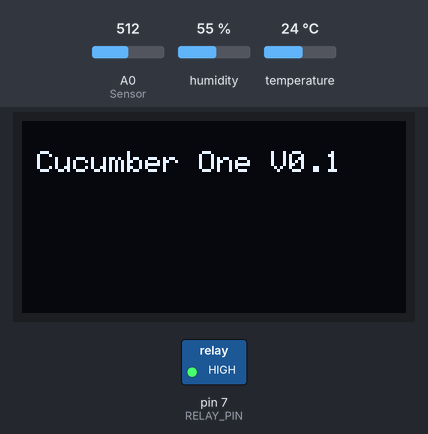
The sketch below on a simulated Arduino Uno, built with avr-gcc and run on an emulated ATmega328P. Shown: 128×64 one-colour display, switched loads named in the sketch (green lamp = pin HIGH). The test bench sets the inputs (shaded band); at power-on: A0 (Sensor) = 512, temperature 24 °C, humidity 55 %. What the sketch prints to the serial monitor is not drawn.

Above: at 2.1 s.
At 4.6 s:
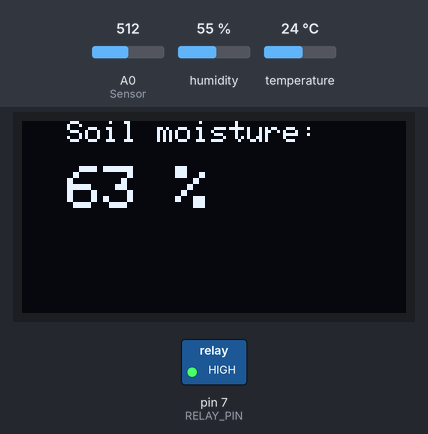
4.7 s: A0 (Sensor) set to 553
12.3 s: A0 (Sensor) set to 580
At 13.8 s:
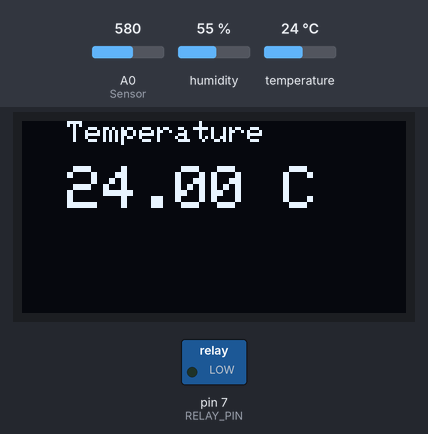
17.5 s: temperature set to 12 °C
At 24.8 s:
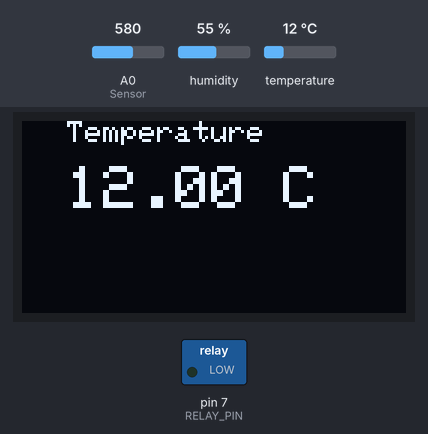
25.1 s: humidity set to 22 %
At 32.5 s:
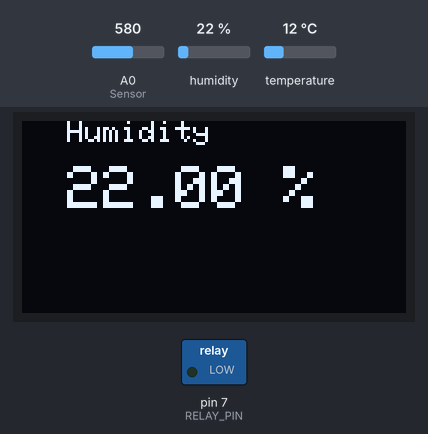
32.7 s: A0 (Sensor) set to 378
At 33.8 s:
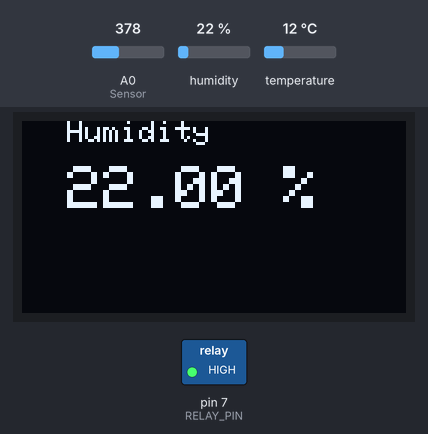
40.3 s: A0 (Sensor) set to 348
Timing chart, 0 to 43.3 s (numbered marks = the images above; inputs shaded):
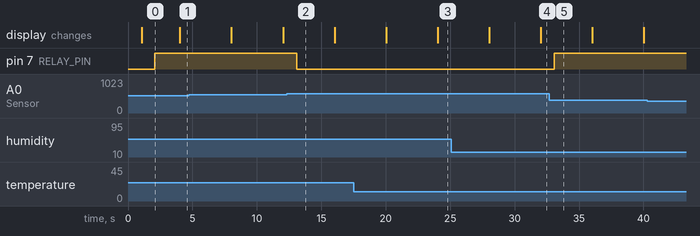

Measured:
- the behaviour switches between 564 and 565 on A0 (Sensor) (found by bisection; images 1 and 2)
- after the input at 12.3 s, pin 7 (RELAY_PIN): HIGH → LOW after 0.79 s
- after the input at 32.7 s, pin 7 (RELAY_PIN): LOW → HIGH after 0.39 s
- what the display in image 0 shows lasts 2.9 s, from 1.1 s to 4.0 s

The sketch:

soil_moisture_test_01.ino
```cpp
// Libraries
// Display
#include <Adafruit_GFX.h>
#include <Adafruit_SSD1306.h>
// Temperature/Humidity
#include <DHT.h>
// Watchdog
#include <avr/wdt.h>

// Constants
// Temp/Hum sensor
#define DHTPIN 2     // what pin we're connected to
#define DHTTYPE DHT22   // DHT 22  (AM2302)
DHT dht(DHTPIN, DHTTYPE); //// Initialize DHT sensor for normal 16mhz Arduino
// Display
#define OLED_RESET 4
Adafruit_SSD1306 display(OLED_RESET);
// Relay
#define RELAY_PIN 7 // pin to operate relay

// values for soil moisture sensor calibration
// completly dry and wet
const int AirValue = 765;
const int WaterValue = 364;

const long intervalSensor = 1000; // interval at which to check sensors (milliseconds)
const long intervalDisplay = 4000; // interval at which to update display (milliseconds)

// Variables
float hum;  //Stores humidity value
float temp; //Stores temperature value
int soilMoistureValue = 0;  // analog soild moisture value
int soilMoisturePercent = 0; // calculated percentage value
unsigned long previousMillisSensor = 0; // will store last time sensors was updated
unsigned long previousMillisDisplay = 0; // will store last time display was updated

int displayCounter = 0;

void setup() {
  pinMode(RELAY_PIN, OUTPUT);
  Serial.begin(9600); // open serial port, set the baud rate to 9600 bps

  // initalise temp/hum sensor
  dht.begin();

  // initalise display
  display.begin(SSD1306_SWITCHCAPVCC, 0x3C);
  display.setTextColor(WHITE);

  // some startup text just for fun....
  display.clearDisplay();
  display.setCursor(5, 10);
  display.setTextSize(2);
  display.println("X-303.net");
  display.display();
  delay(1000);
  display.clearDisplay();
  display.setCursor(5, 10);
  display.setTextSize(1);
  display.println("Cucumber One V0.1");
  display.display();
  delay(1000);
  display.clearDisplay();
}

void loop() {
  // check to see if it's time to check the sensors; that is, if the difference
  // between the current time and last time you checked is bigger than
  // the interval at which you want to check the sensors.
  unsigned long currentMillis = millis();

  if (currentMillis - previousMillisSensor >= intervalSensor) {
    // save the last time you checked the sensors
    previousMillisSensor = currentMillis;
    readSensors();
  }

  if (currentMillis - previousMillisDisplay >= intervalDisplay) {
    // save the last time you updates the display
    previousMillisDisplay = currentMillis;
    outputOnDisplay();
  }
}

void readSensors()
{
  soilMoistureValue = analogRead(A0);  //put Sensor insert into soil
  // Serial.println(soilMoistureValue);
  soilMoisturePercent = map(soilMoistureValue, AirValue, WaterValue, 0, 100);
  // Serial.println(soilmoisturepercent);

  //Read data and store it to variables hum and temp
  hum = dht.readHumidity();
  temp= dht.readTemperature();
  //Print temp and humidity values to serial monitor
  Serial.print("Humidity: ");
  Serial.print(hum);
  Serial.print(" %, Temp: ");
  Serial.print(temp);
  Serial.println(" Celsius");

  handleRelay();
}

void handleRelay()
{
  // relay logic
  if (soilMoisturePercent >= 100) {
    Serial.println("100 %");
  } else if(soilMoisturePercent <= 0) {
    Serial.println("0 %");
  } else if(soilMoisturePercent > 0 && soilMoisturePercent < 100)  {
    if (soilMoisturePercent < 50) {
      // enable relay (water needed)
      digitalWrite(RELAY_PIN, LOW);
    } else {
      // disable relay (dirt is moist enough)
      digitalWrite(RELAY_PIN, HIGH);
    }
    Serial.print(soilMoisturePercent);
    Serial.println("%");
  }
}

void outputOnDisplay()
{
  display.clearDisplay();

  if (displayCounter > 2) {
    displayCounter = 0;
  }

  if (displayCounter == 0) {
    display.setCursor(15, 0);
    display.setTextSize(1);
    display.println("Soil moisture:");
    display.setCursor(15, 15);
    display.setTextSize(2);
    display.print(soilMoisturePercent);
    display.println(" % ");
    display.display();
  }

  if (displayCounter == 1) {
    display.setCursor(15, 0);
    display.setTextSize(1);
    display.println("Humidity");
    display.setCursor(15, 15);
    display.setTextSize(2);
    display.print(hum);
    display.println(" %");
    display.display();
  }

  if (displayCounter == 2) {
    display.setCursor(15, 0);
    display.setTextSize(1);
    display.println("Temperature");
    display.setCursor(15, 15);
    display.setTextSize(2);
    display.print(temp);
    display.println(" C");
    display.display();
  }

  displayCounter++;
}
```
